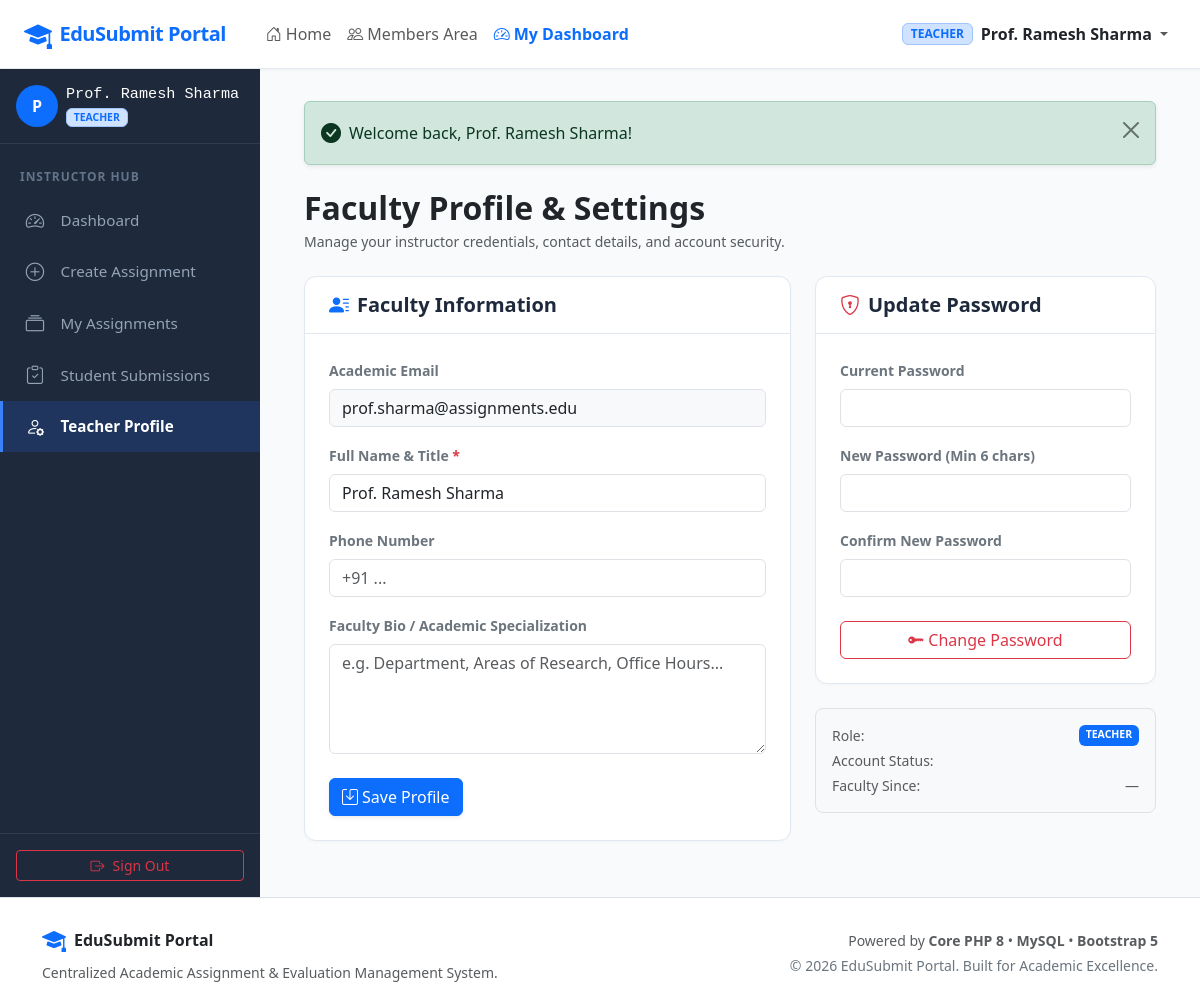
Screenshot of /teacher/profile.php (signed in) with the database file from the repository.
### tables this page shows
CREATE TABLE `users` (
  `id` INT UNSIGNED AUTO_INCREMENT PRIMARY KEY,
  `name` VARCHAR(100) NOT NULL,
  `email` VARCHAR(150) NOT NULL UNIQUE,
  `password` VARCHAR(255) NOT NULL,
  `role` ENUM('admin', 'teacher', 'student') NOT NULL DEFAULT 'student',
  `phone` VARCHAR(20) DEFAULT NULL,
  `bio` TEXT DEFAULT NULL,
  `avatar` VARCHAR(255) DEFAULT NULL,
  `status` ENUM('active', 'inactive') NOT NULL DEFAULT 'active',
  `created_at` TIMESTAMP DEFAULT CURRENT_TIMESTAMP,
  `updated_at` TIMESTAMP DEFAULT CURRENT_TIMESTAMP ON UPDATE CURRENT_TIMESTAMP,
  INDEX `idx_users_role` (`role`),
  INDEX `idx_users_email` (`email`)
);

### teacher/profile.php (the view, shortened to what this page needs)
<?php
require_once __DIR__ . '/../config/config.php';
$userId = (int)$_SESSION['user_id'];
$pdo = getDBConnection();
$stmt = $pdo->prepare("SELECT * FROM users WHERE id = :id LIMIT 1");
$stmt->execute(['id' => $userId]);
require_once __DIR__ . '/../includes/header.php';
?>
<div class="dashboard-wrapper">
    <?php require_once __DIR__ . '/../includes/sidebar.php'; ?>
    <main class="main-content">
        <div class="container-fluid">
            <?php echo renderFlashMessages(); ?>
            <div class="d-flex flex-wrap align-items-center justify-content-between mb-4">
                <div>
                    <h2 class="fw-bold text-dark mb-1">Faculty Profile &amp; Settings</h2>
                    <p class="text-muted small mb-0">Manage your instructor credentials, contact details, and account security.</p>
                </div>
            </div>
            <div class="row g-4">
                <div class="col-lg-7">
                    <div class="custom-card">
                        <div class="custom-card-header">
                            <h5 class="mb-0 fw-bold"><i class="bi bi-person-lines-fill me-2 text-primary"></i>Faculty Information</h5>
                        </div>
                        <div class="custom-card-body">
                            <form method="POST" action="<?php echo e($_SERVER['PHP_SELF']); ?>">
                                <div class="mb-3">
                                    <label class="form-label small fw-semibold text-secondary">Academic Email</label>
                                    <input type="email" class="form-control bg-light" value="<?php echo e($user['email']); ?>" readonly disabled>
                                </div>
                                <div class="mb-3">
                                    <label for="name" class="form-label small fw-semibold text-secondary">Full Name &amp; Title <span class="text-danger">*</span></label>
                                    <input type="text" class="form-control" id="name" name="name" value="<?php echo e($user['name']); ?>" required>
                                </div>
                                <div class="mb-3">
                                    <label for="phone" class="form-label small fw-semibold text-secondary">Phone Number</label>
                                    <input type="tel" class="form-control" id="phone" name="phone" value="<?php echo e($user['phone'] ?? ''); ?>" placeholder="+91 ...">
                                </div>
                                <div class="mb-4">
                                    <label for="bio" class="form-label small fw-semibold text-secondary">Faculty Bio / Academic Specialization</label>
                                    <textarea class="form-control" id="bio" name="bio" rows="4" placeholder="e.g. Department, Areas of Research, Office Hours..."><?php echo e($user['bio'] ?? ''); ?></textarea>
                                </div>
                                <button type="submit" class="btn btn-primary shadow-sm">
                                    <i class="bi bi-save me-1"></i>Save Profile
                                </button>
                            </form>
                        </div>
                    </div>
                </div>
                <div class="col-lg-5">
                    <div class="custom-card mb-4">
                        <div class="custom-card-header">
                            <h5 class="mb-0 fw-bold"><i class="bi bi-shield-lock me-2 text-danger"></i>Update Password</h5>
                        </div>
                        <div class="custom-card-body">
                            <form method="POST" action="<?php echo e($_SERVER['PHP_SELF']); ?>">
                                <div class="mb-3">
                                    <label for="current_password" class="form-label small fw-semibold text-secondary">Current Password</label>
                                    <input type="password" class="form-control" id="current_password" name="current_password" required>
                                </div>
                                <div class="mb-3">
                                    <label for="new_password" class="form-label small fw-semibold text-secondary">New Password (Min 6 chars)</label>
                                    <input type="password" class="form-control" id="new_password" name="new_password" required>
                                </div>
                                <div class="mb-4">
                                    <label for="confirm_password" class="form-label small fw-semibold text-secondary">Confirm New Password</label>
                                    <input type="password" class="form-control" id="confirm_password" name="confirm_password" required>
                                </div>
                                <button type="submit" class="btn btn-outline-danger w-100">
                                    <i class="bi bi-key-fill me-1"></i>Change Password
                                </button>
                            </form>
                        </div>
                    </div>
                    <div class="card border bg-light rounded-3">
                        <div class="card-body small text-muted">
                            <div class="d-flex justify-content-between mb-1">
                                <span>Role:</span>
                                <span class="badge bg-primary text-uppercase"><?php echo e($user['role']); ?></span>
                            </div>
                            <div class="d-flex justify-content-between mb-1">
                                <span>Account Status:</span>
                            </div>
                            <div class="d-flex justify-content-between">
                                <span>Faculty Since:</span>
                                <span><?php echo formatDate($user['created_at'], 'd M Y'); ?></span>
                            </div>
                        </div>
                    </div>
                </div>
            </div>
        </div>
    </main>
</div>
<?php require_once __DIR__ . '/../includes/footer.php'; ?>

### includes/header.php (shortened to what this page needs)
<?php
require_once __DIR__ . '/../config/config.php';
$user = currentUser();
?>
<!DOCTYPE html>
<html lang="en">
<head>
    <link href="https://cdn.jsdelivr.net/npm/bootstrap@5.3.3/dist/css/bootstrap.min.css" rel="stylesheet">
    <link rel="stylesheet" href="https://cdn.jsdelivr.net/npm/bootstrap-icons@1.11.3/font/bootstrap-icons.min.css">
    <link rel="stylesheet" href="<?php echo BASE_URL; ?>/assets/css/style.css">
</head>
<body>
<nav class="navbar navbar-expand-lg portal-navbar sticky-top">
    <div class="container-fluid px-4">
        <a class="navbar-brand text-primary d-flex align-items-center" href="<?php echo BASE_URL; ?>/index.php">
            <i class="bi bi-mortarboard-fill fs-3 me-2"></i>
            <span class="fw-bold tracking-tight"><?php echo APP_NAME; ?></span>
        </a>
        <div class="collapse navbar-collapse" id="navbarContent">
            <ul class="navbar-nav me-auto mb-2 mb-lg-0 ms-lg-3">
                <li class="nav-item">
                    <a class="nav-link <?php echo basename($_SERVER['SCRIPT_NAME']) === 'index.php' ? 'active fw-bold' : ''; ?>" href="<?php echo BASE_URL; ?>/index.php">
                        <i class="bi bi-house-door me-1"></i>Home
                    </a>
                </li>
                <li class="nav-item">
                    <a class="nav-link <?php echo basename($_SERVER['SCRIPT_NAME']) === 'members.php' ? 'active fw-bold' : ''; ?>" href="<?php echo BASE_URL; ?>/members.php">
                        <i class="bi bi-people me-1"></i>Members Area
                    </a>
                </li>
                <?php if ($user): ?>
                    <?php
                        $dashUrl = match ($user['role']) {
                            'admin'   => BASE_URL . '/admin/dashboard.php',
                            'teacher' => BASE_URL . '/teacher/dashboard.php',
                            'student' => BASE_URL . '/student/dashboard.php',
                            default   => BASE_URL . '/index.php',
                        };
                    ?>
                    <li class="nav-item">
                        <a class="nav-link text-primary fw-semibold" href="<?php echo $dashUrl; ?>">
                            <i class="bi bi-speedometer2 me-1"></i>My Dashboard
                        </a>
                    </li>
                <?php endif; ?>
            </ul>
            <ul class="navbar-nav ms-auto mb-2 mb-lg-0 align-items-lg-center">
                <?php if ($user): ?>
                    <li class="nav-item dropdown">
                        <a class="nav-link dropdown-toggle d-flex align-items-center" href="#" role="button" data-bs-toggle="dropdown" aria-expanded="false">
                            <span class="badge bg-primary-subtle text-primary border border-primary-subtle me-2 text-uppercase">
                                <?php echo e($user['role']); ?>
                            </span>
                            <span class="fw-semibold text-dark me-1"><?php echo e($user['name']); ?></span>
                        </a>
                    </li>
                <?php endif; ?>
            </ul>
        </div>
    </div>
</nav>

### includes/sidebar.php (shortened to what this page needs)
<?php
require_once __DIR__ . '/../config/config.php';
$user = currentUser();
$currentScript = basename($_SERVER['SCRIPT_NAME'] ?? '');
$role = strtolower($user['role'] ?? '');
?>
<aside class="sidebar">
    <div class="px-3 pb-3 mb-2 border-bottom border-secondary border-opacity-25">
        <div class="d-flex align-items-center">
            <div class="bg-primary text-white rounded-circle d-flex align-items-center justify-content-center me-2" style="width: 42px; height: 42px; font-weight: 600;">
                <?php echo strtoupper(substr($user['name'] ?? 'U', 0, 1)); ?>
            </div>
            <div class="overflow-hidden">
                <h6 class="text-white mb-0 text-truncate font-monospace" style="font-size: 0.95rem;">
                    <?php echo e($user['name'] ?? 'User'); ?>
                </h6>
                <span class="badge bg-primary-subtle text-primary border border-primary-subtle text-uppercase" style="font-size: 0.65rem;">
                    <?php echo e($role); ?>
                </span>
            </div>
        </div>
    </div>
    <nav class="nav flex-column mb-auto">
        <?php if ($role === 'student'): ?>
            <div class="sidebar-heading">Student Portal</div>
            <a class="nav-link <?php echo $currentScript === 'dashboard.php' ? 'active' : ''; ?>" href="<?php echo BASE_URL; ?>/student/dashboard.php">
                <i class="bi bi-speedometer2"></i>Dashboard
            </a>
            <a class="nav-link <?php echo in_array($currentScript, ['assignments.php', 'assignment_details.php', 'submit.php']) ? 'active' : ''; ?>" href="<?php echo BASE_URL; ?>/student/assignments.php">
                <i class="bi bi-journal-text"></i>Browse Assignments
            </a>
            <a class="nav-link <?php echo $currentScript === 'submissions.php' ? 'active' : ''; ?>" href="<?php echo BASE_URL; ?>/student/submissions.php">
                <i class="bi bi-cloud-arrow-up"></i>My Submissions
            </a>
            <a class="nav-link <?php echo $currentScript === 'profile.php' ? 'active' : ''; ?>" href="<?php echo BASE_URL; ?>/student/profile.php">
                <i class="bi bi-person-gear"></i>My Profile
            </a>
        <?php elseif ($role === 'teacher'): ?>
            <div class="sidebar-heading">Instructor Hub</div>
            <a class="nav-link <?php echo $currentScript === 'dashboard.php' ? 'active' : ''; ?>" href="<?php echo BASE_URL; ?>/teacher/dashboard.php">
                <i class="bi bi-speedometer2"></i>Dashboard
            </a>
            <a class="nav-link <?php echo $currentScript === 'add_assignment.php' ? 'active' : ''; ?>" href="<?php echo BASE_URL; ?>/teacher/add_assignment.php">
                <i class="bi bi-plus-circle"></i>Create Assignment
            </a>
            <a class="nav-link <?php echo in_array($currentScript, ['assignments.php', 'edit_assignment.php']) ? 'active' : ''; ?>" href="<?php echo BASE_URL; ?>/teacher/assignments.php">
                <i class="bi bi-collection"></i>My Assignments
            </a>
            <a class="nav-link <?php echo in_array($currentScript, ['submissions.php', 'evaluate.php']) ? 'active' : ''; ?>" href="<?php echo BASE_URL; ?>/teacher/submissions.php">
                <i class="bi bi-clipboard-check"></i>Student Submissions
            </a>
            <a class="nav-link <?php echo $currentScript === 'profile.php' ? 'active' : ''; ?>" href="<?php echo BASE_URL; ?>/teacher/profile.php">
                <i class="bi bi-person-gear"></i>Teacher Profile
            </a>
        <?php endif; ?>
    </nav>
    <div class="p-3 border-top border-secondary border-opacity-25 mt-auto">
        <a href="<?php echo BASE_URL; ?>/logout.php" class="btn btn-outline-danger btn-sm w-100 d-flex align-items-center justify-content-center">
            <i class="bi bi-box-arrow-right me-2"></i>Sign Out
        </a>
    </div>
</aside>

### assets/css/style.css (style rules this page uses)
:root { --primary-color: #2563eb; --primary-hover: #1d4ed8; --secondary-color: #475569; --dark-bg: #0f172a; --sidebar-bg: #1e293b; --sidebar-active: #3b82f6; --content-bg: #f8fafc; --card-border: #e2e8f0; }
body { background-color: var(--content-bg); font-family: 'Segoe UI', system-ui, -apple-system, sans-serif; color: #1e293b; min-height: 100vh; display: flex; flex-direction: column; }
.navbar-brand { font-weight: 700; letter-spacing: -0.5px; }
.portal-navbar { background: #ffffff; border-bottom: 1px solid var(--card-border); box-shadow: 0 1px 3px rgba(0,0,0,0.05); }
.dashboard-wrapper { display: flex; flex: 1; min-height: calc(100vh - 65px); }
.sidebar { width: 260px; background-color: var(--sidebar-bg); color: #f1f5f9; flex-shrink: 0; padding-top: 1rem; display: flex; flex-direction: column; transition: all 0.3s ease; }
.sidebar .nav-link { color: #94a3b8; padding: 0.75rem 1.25rem; font-size: 0.95rem; font-weight: 500; display: flex; align-items: center; border-left: 3px solid transparent; transition: all 0.2s ease; }
.sidebar .nav-link i { font-size: 1.15rem; margin-right: 0.85rem; width: 24px; text-align: center; }
.sidebar .nav-link.active { color: #ffffff; background-color: rgba(37, 99, 235, 0.2); border-left-color: var(--sidebar-active); font-weight: 600; }
.sidebar-heading { text-transform: uppercase; font-size: 0.75rem; letter-spacing: 0.08em; color: #64748b; padding: 1rem 1.25rem 0.5rem; font-weight: 700; }
.main-content { flex: 1; padding: 2rem; overflow-y: auto; background-color: var(--content-bg); }
.custom-card { background: #ffffff; border-radius: 12px; border: 1px solid var(--card-border); box-shadow: 0 1px 3px rgba(0,0,0,0.03); margin-bottom: 1.5rem; }
.custom-card-header { background-color: transparent; border-bottom: 1px solid var(--card-border); padding: 1rem 1.5rem; display: flex; align-items: center; justify-content: space-between; }
.custom-card-body { padding: 1.5rem; }

### rows the page displays
users: role "TEACHER", name "Prof. Ramesh Sharma", name "P", email "prof.sharma@assignments.edu"

### other values shown
APP_NAME "EduSubmit Portal"
formatDate($user['created_at'], 'd M Y') "—"
